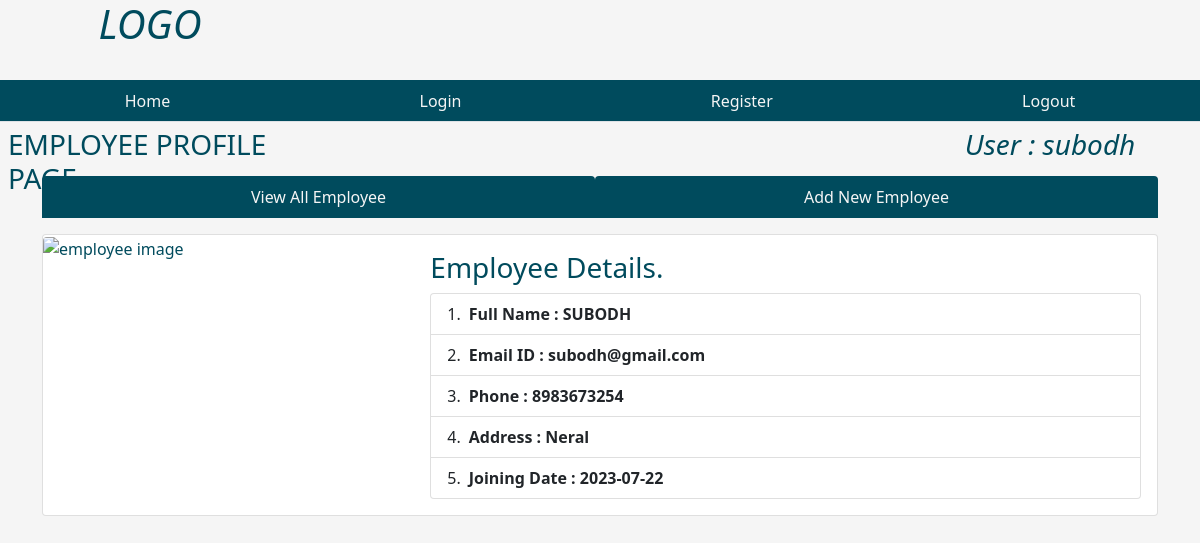
/singleemployee/2 (signed in), run on the app's committed database.
### tables this page shows
CREATE TABLE users( id integer primary key AUTOINCREMENT, name text not null, password text not null, admin boolean not null DEFAULT '0');

CREATE TABLE emp (empid integer primary key AUTOINCREMENT, name text not null, email text, phone integer, address text, joining_date default CURRENT_DATE);

### routes.py (the view)
@app.route('/singleemployee/<int:empid>')
def singleemployee(empid):
    user = get_current_user()
    db = get_database()
    emp_cur = db.execute('select * from emp where empid = ?', [empid])
    single_emp = emp_cur.fetchone()
    return render_template('singleemployee.html', user = user, single_emp = single_emp)

### database.py (called while the page is built)
def connect_to_databse():
  con = sqlite3.connect('employee_manage.db')
  con.row_factory = sqlite3.Row
  return con

def get_database():
    if not hasattr(g, 'employee_manage.db'):
        g.employee_manage_db = connect_to_databse()
    return g.employee_manage_db

### routes.py (called while the page is built)
@app.teardown_request
def close_database(error):
    if hasattr(g, 'employee_manage.db'):
        g.employee_manage.db.close()

def get_current_user():
    user = None
    if 'user' in session:
        user = session['user']
        db = get_database()
        user_cur = db.execute('select * from users where name = ?', [user])
        user = user_cur.fetchone()
    return user

### templates/singleemployee.html (shortened to what this page needs)
{% from "showlinks.html" import show_links %}
<!DOCTYPE html>
<html lang="en">
<head>
    <link href="https://cdn.jsdelivr.net/npm/bootstrap@5.1.3/dist/css/bootstrap.min.css" rel="stylesheet">
    <link rel="stylesheet" href="{{url_for('static', filename='singleemp.css')}}" type = "text/css">
</head>
<body>
      <div class="parent">
        <div class="child child1">
            <h1 class="text-center"><i>LOGO</i></h1>
        </div>
        <div class="child child3">
          {{ show_links() }}
      </div>
        <div class="child child4">
          <h3 class="m-2">EMPLOYEE PROFILE PAGE</h3>
      </div>
      <div class="child child5" style="color:rgb(0, 75, 93);">
            {% if user %}
            <h3 class="m-2"><i>User : {{ user['name'] }} </i></h3>
            {% endif %}
        </div>
        <div class="child child6 container">
            <ul class="nav nav-tabs nav-fill mb-3">
                <li class="nav-item">
                  <a class="nav-link" style=" background-color:rgb(0, 75, 93); color:whitesmoke;"  href={{url_for('dashboard')}}>View All Employee</a>
                </li>
                <li class="nav-item">
                  <a class="nav-link" style=" background-color:rgb(0, 75, 93); color:whitesmoke;"  href={{url_for('addnewemployee')}}>Add New Employee</a>
                </li>
              </ul>
            <div class="centercontent">
                <div class="card">
                    <div class="row g-0">
                      <div class="col-md-4">
                        <img src={{url_for('static', filename='employee_photo.jpg')}} class="img-fluid rounded-start" alt="employee image">
                      </div>
                      <div class="col-md-8">
                        <div class="card-body">
                          <h3 class="card-title">Employee Details.</h3>
                          {% if single_emp %}
                          <ul class="list-group list-group-numbered">
                            <li class="list-group-item d-flex justify-content-between align-items-start">
                              <div class="ms-2 me-auto">
                                <div class="fw-bold">Full Name : {{single_emp['name']}}</div>
                              </div>
                            <li class="list-group-item d-flex justify-content-between align-items-start">
                              <div class="ms-2 me-auto">
                                <div class="fw-bold">Email ID : {{single_emp['email']}}</div>
                                </div>
                            <li class="list-group-item d-flex justify-content-between align-items-start">
                              <div class="ms-2 me-auto">
                                <div class="fw-bold">Phone : {{single_emp['phone']}} </div>
                                </div>
                              <li class="list-group-item d-flex justify-content-between align-items-start">
                                <div class="ms-2 me-auto">
                                  <div class="fw-bold">Address : {{single_emp['address']}} </div>
                                    </div>
                              </li>
                              <li class="list-group-item d-flex justify-content-between align-items-start">
                                <div class="ms-2 me-auto">
                                  <div class="fw-bold">Joining Date : {{single_emp['joining_date']}} </div>
                                </div>
                              </li>
                          </ul>
                        {% endif %}
                        </div>
                      </div>
                    </div>
                  </div>
            </div>
        </div>
</body>
</html>

### static/singleemp.css (style rules this page uses)
html, body { height: 100%; background-color:whitesmoke; color:rgb(0, 75, 93); }
.parent { height: 100%; display: grid; grid-template-columns: repeat(4, 1fr); grid-template-rows: 10% 5% 7% auto 7%; }
.child { margin-bottom: 10px; }
.child1 { grid-column: 1/2; grid-row: 1/2; }
.child3 { grid-column: 1/-1; grid-row: 2/3; }
.child4 { grid-column: 1/2; grid-row: 3/4; }
.child5 { grid-column: 4/5; grid-row: 3/4; text-align:center; }
.child6 { grid-column: 1/-1; grid-row: 4/5; }

### data on the page
users: name "subodh"
emp: name "SUBODH", email "subodh@gmail.com", phone "8983673254", address "Neral", joining_date "2023-07-22"
